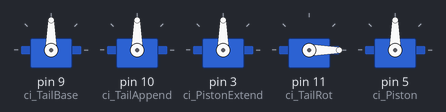
Bench run of a sketch on a simulated Arduino Uno, built with avr-gcc and run on an emulated ATmega328P. On the bench: 5 × servo.

Above: at 0.1 s.
At 4.4 s:
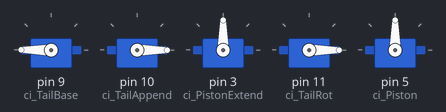
At 9.4 s:
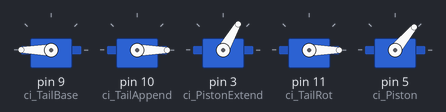
At 14.6 s:
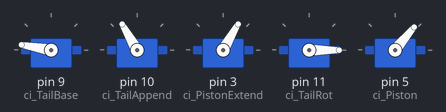
At 19.6 s:
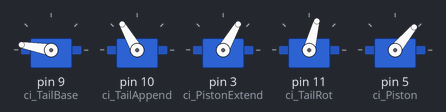
At 26.7 s:
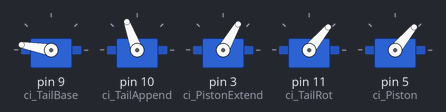
Timing chart, 0 to 28.2 s (numbered marks = the images above):
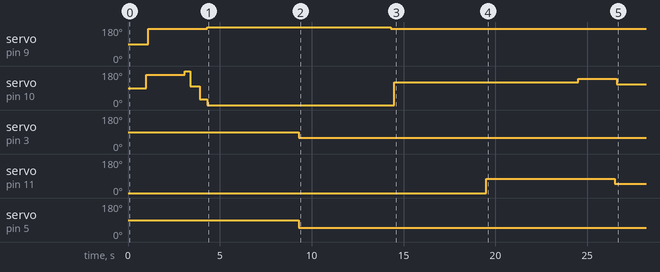

Measured:
- by itself, servo on pin 9 (ci_TailBase): 90° → 170° at 1.1 s, → 180° 3.2 s later, → 170° 10.0 s later
- by itself, servo on pin 3 (ci_PistonExtend): 90° → 60° at 9.3 s
- by itself, servo on pin 11 (ci_TailRot): 0° → 75° at 19.5 s, → 50° 7.0 s later
- by itself, servo on pin 5 (ci_Piston): 90° → 50° at 9.3 s
- by itself, servo on pin 10 (ci_TailAppend): 90° → 160° at 1.0 s, → 180° 2.1 s later, → 100° 0.30 s later, → 30° 0.50 s later, … (8 changes in this stretch)

The sketch:

tailFunctionsKS.ino
```cpp
#include <Servo.h>

Servo servo_appendage1;  // create servo object to control a servo
Servo servo_base;// twelve servo objects can be created on most boards
Servo servo_pistonExtend, servo_baseRot, servo_piston;

double posbase = 30;    // variable to store the servo position
double posappendage1 = 0;
double rear = 5;
double pos = 0;
double front = 180;
int numberOfTesseractsCollected;
int ksPos;
int increment;
int pistonExtenderExtended, pistonExtenderRetracted;
long duration;

const int ci_TailRot = 11;
const int ci_TailBase = 9;
const int ci_TailAppend = 10;
const int ci_Piston = 5;
const int ci_PistonExtend = 3;
const int ci_TailHall = A5;
const int topLineTracker = 3;

bool magnet(int pin);
bool readLineTracker(int pin);

void setup() {
  servo_base.attach(ci_TailBase);  // attaches the servo on pin 9 to the servo object
  servo_appendage1.attach(ci_TailAppend);
  servo_pistonExtend.attach(ci_PistonExtend);
  servo_baseRot.attach(ci_TailRot);
  servo_piston.attach(ci_Piston);

}

void loop() {
  // the code to get the bot to pick up tesseract at beginning of mode 2
  servo_baseRot.write(0);
  delay(1000);
  tailExtend();
  delay(5000);
  servo_piston.write(50);
  servo_pistonExtend.write(60);
  delay(5000);
  servo_base.write(170);
  delay(200);
  servo_appendage1.write(120);
  delay(5000);
  servo_baseRot.write(75);
  delay(5000);
  servo_appendage1.write(140);
  delay(2000);
  servo_baseRot.write(50);
  delay(100);
  servo_appendage1.write(110);

  delay(100000000000);

// the code to get tail to drop off position
  /*
  servo_piston.attach(ci_Piston);
  while(sidePing(4) <= 6)
  {
    servo_piston.write(0);
    delay(1000);
    servo_piston.write(160);
  }
  delay(500);
  servo_piston.write(0);
  delay(3000);
  depositMagnetMode2();
  delay(100000000);
  */
}
void tailExtend()
{
  servo_appendage1.write(160);
  delay(100);
  servo_base.write(170);
  delay(2000);
  servo_appendage1.write(180);
  delay(300);
  servo_appendage1.write(100);
  delay(500);
  servo_appendage1.write(30);
  delay(400);
  servo_appendage1.write(0);
  //// delay(10000000);
  servo_base.write(180);

  // servo_base.detach();
  //servo_appendage1.detach();
}

void depositMagnetMode2()
{
  servo_pistonExtend.attach(ci_PistonExtend);
  servo_pistonExtend.write(0);
  delay(2000);

  for (double pos = 0; pos <= 170; pos += .01) { // goes from 180 degrees to 0 degrees
    servo_piston.write(pos);              // tell servo to go to position in variable 'pos'
    delay(5);                       // waits 15ms for the servo to reach the position
  }
  servo_pistonExtend.write(125);
}

void tailCollapse()
{
  servo_base.attach(ci_TailBase);
  servo_baseRot.attach(ci_TailRot);
  servo_appendage1.attach(ci_TailAppend);
  servo_baseRot.write(rear);
  servo_pistonExtend.attach(ci_PistonExtend);
  servo_pistonExtend.write(0);

  servo_base.write(180);
  servo_appendage1.write(120);
  delay(200);
  servo_base.write(170);
  delay(100);
  servo_base.write(165);
  delay(100);
  servo_base.write(160);
  delay(100);
  servo_base.write(150);
  delay(50);
  servo_base.write(145);
  delay(20);
  servo_appendage1.write(110);
  delay(500);
  servo_base.write(140);
  delay(50);
  servo_appendage1.write(80);
  delay(100);
  servo_base.write(130);
  delay(50);
  servo_appendage1.write(0);
  delay(500);
  servo_base.write(120);
  delay(1000);
  servo_base.write(100);

}
void scanForTesseractsMode2()
{
  tailExtend();
  servo_appendage1.write(5); //test to find angles
  servo_pistonExtend.write(5);
  servo_piston.write(180);
  double pos;
  while (!(magnet(ci_TailHall)))
  {
    ksPos += increment ;
    servo_baseRot.write(ksPos);
    if (magnet(ci_TailHall))
      break;
    if (ksPos >= 180 || ksPos <= 0)
    {
      increment = -increment;
      delay(5000);
    }
  }
}

void tailPickUpMode2()
{
  servo_pistonExtend.write(pistonExtenderExtended);
  servo_piston.write(0);
  servo_pistonExtend.write(pistonExtenderRetracted);
  servo_appendage1.write(0);
  servo_baseRot.write(rear);
  delay(500);
}

void DepositTesseractsMode1()
{
  tailExtend();
  servo_appendage1.write(4); //test to find angles
  servo_pistonExtend.write(4);
  double ksPos;
  increment = 3;
  bool Begin, End;
  int line = 0;
  if (numberOfTesseractsCollected == 0)
  {
    while (line < 3)
    {
      ksPos += increment ;
      servo_baseRot.write(ksPos);

      if (readLineTracker(topLineTracker))
        Begin = true;
      if ((!readLineTracker(topLineTracker)) && Begin)
        End = true;
      if (Begin == true && End == true)
      {
        line ++;
        Begin = false;
        End = false;
      }
    }
  }

  else if (numberOfTesseractsCollected == 1)
  {
    while (line < 2)
    {
      ksPos += increment ;
      servo_baseRot.write(ksPos);

      if (readLineTracker(topLineTracker))
      {
        Begin = true;
      }
      if ((!readLineTracker(topLineTracker)) && Begin)
        End = true;
      if (Begin == true && End == true)
      {
        line ++;
        Begin = false;
        End = false;
      }
    }

  }

  else if (numberOfTesseractsCollected == 2)
  {
    while (line < 1)
    {
      ksPos += increment ;
      servo_baseRot.write(ksPos);

      if (readLineTracker(topLineTracker))
      {
        Begin = true;
      }
      if ((!readLineTracker(topLineTracker)) && Begin)
        End = true;
      if (Begin == true && End == true)
      {
        line ++;
        Begin = false;
        End = false;
      }
    }

    line = 0;
    ksPos += increment ;
    servo_baseRot.write(ksPos);
    numberOfTesseractsCollected++;
    if (numberOfTesseractsCollected > 3)
      numberOfTesseractsCollected = 0;
  }
}

long sidePing(int sideUltrasonicPin)
{
  pinMode(sideUltrasonicPin, OUTPUT);
  digitalWrite(sideUltrasonicPin, LOW);
  delayMicroseconds(2);
  digitalWrite(sideUltrasonicPin, HIGH);
  delayMicroseconds(5);
  digitalWrite(sideUltrasonicPin, LOW);

  // The same pin is used to read the signal from the PING))): a HIGH
  // pulse whose duration is the time (in microseconds) from the sending
  // of the ping to the reception of its echo off of an object.
  pinMode(sideUltrasonicPin, INPUT);
  duration = pulseIn(sideUltrasonicPin, HIGH);
  delay (10);
  duration /= 58;
  return duration; //returns the distance in mm
}
```
